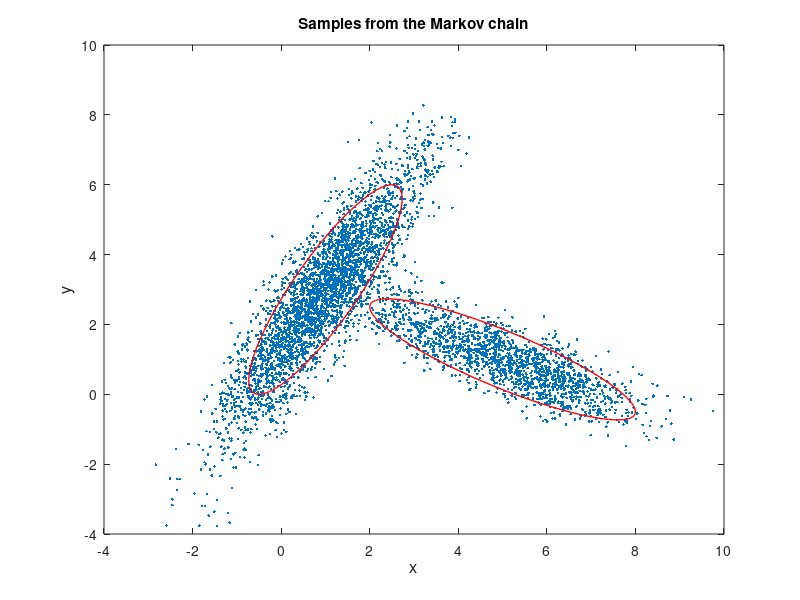

Reproduce this figure in MATLAB.
clc;clear
mu_dist1 = [1 3]; cov_dist1 = [1 1.5;1.5 3];
mu_dist2 = [5 1]; cov_dist2 = [3 -1.5;-1.5 1];
% Gaussian mixture density of samples
pdf = @(x) 0.7*mvnpdf(x,mu_dist1,cov_dist1) + 0.3*mvnpdf(x,mu_dist2,cov_dist2);

alpha = 0.5;
cov_p = alpha*eye(2);
% Proposal density
proppdf = @(x,mu) mvnpdf(x,mu,cov_p);
% Proposal sample generator
proprnd = @(mu) mvnrnd(mu,cov_p);

nsamples = 10000; % Number of samples
start = [1 1]; % Initial start point
% Generate Markov chain
[smpl, accept] = mhsample([1 1],nsamples,'pdf',pdf,'proppdf',proppdf,'proprnd',proprnd);

figure;
plot(smpl(1000:end,1),smpl(1000:end,2),'.');hold on
phi = linspace(0,2*pi,100); % Create grid in interval [0,2*pi]
mu_1 = [1;3]; % Mean of a 2?D normal random variable
P_1 = [1 1.5;1.5 3]; % Covariance of a 2?D normal random variable
x1 = repmat(mu_1,1,100)+sqrt(3)*sqrtm(P_1)*[cos(phi);sin(phi)]; %The ellipsoid 
plot(x1(1,:),x1(2,:),'r','LineWidth',1);hold on

mu_2 = [5;1]; % Mean of a 2?D normal random variable
P_2 = [3 -1.5;-1.5 1]; % Covariance of a 2?D normal random variable
x2 = repmat(mu_2,1,100)+sqrt(3)*sqrtm(P_2)*[cos(phi);sin(phi)]; %The ellipsoid 
plot(x2(1,:),x2(2,:),'r','LineWidth',1)
xlabel('x','FontSize',12);
ylabel('y','FontSize',12);
title('Samples from the Markov chain');


